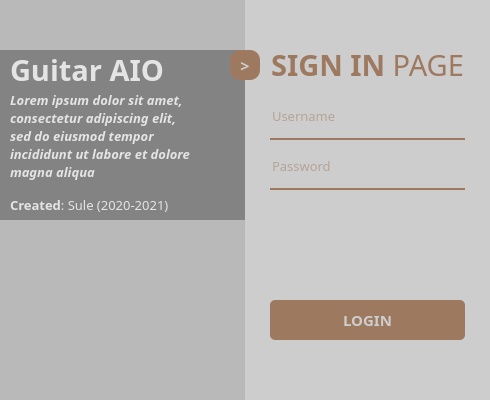
<?xml version="1.0" encoding="UTF-8"?>
<ui version="4.0">
 <class>WelcomeScreen</class>
 <widget class="QMainWindow" name="WelcomeScreen">
  <property name="geometry">
   <rect>
    <x>0</x>
    <y>0</y>
    <width>490</width>
    <height>400</height>
   </rect>
  </property>
  <property name="windowTitle">
   <string>MainWindow</string>
  </property>
  <widget class="QWidget" name="centralwidget">
   <widget class="QFrame" name="frame">
    <property name="geometry">
     <rect>
      <x>0</x>
      <y>0</y>
      <width>490</width>
      <height>400</height>
     </rect>
    </property>
    <property name="styleSheet">
     <string notr="true">QPushButton#btn_fb, #btn_ig, #btn_yt, #btn_in, #btn_git {
	background-color: rgba(0,0,0,0);
	color: rgb(157, 121, 95);
}

QPushButton#btn_login, #btn_switch, #btn_register {
	background-color: rgb(157, 121, 95);
	color: rgb(205,205,205);
	border-radius: 5px;
}
QPushButton#btn_login:hover, #btn_switch:hover, #btn_register:hover {
	background-color: rgb(130, 100, 78);
}
QPushButton#btn_login:pressed, #btn_switch:pressed, #btn_register:pressed {
	background-color: rgb(118, 91, 71);
}</string>
    </property>
    <property name="frameShape">
     <enum>QFrame::StyledPanel</enum>
    </property>
    <property name="frameShadow">
     <enum>QFrame::Raised</enum>
    </property>
    <widget class="QStackedWidget" name="stacked_pages">
     <property name="geometry">
      <rect>
       <x>0</x>
       <y>0</y>
       <width>490</width>
       <height>400</height>
      </rect>
     </property>
     <property name="styleSheet">
      <string notr="true">QStackedWidget#stacked_pages {
	background-color: rgb(205, 205, 205);
}</string>
     </property>
     <property name="currentIndex">
      <number>0</number>
     </property>
     <widget class="QWidget" name="page_login">
      <widget class="QLabel" name="label_bg">
       <property name="geometry">
        <rect>
         <x>0</x>
         <y>0</y>
         <width>245</width>
         <height>400</height>
        </rect>
       </property>
       <property name="styleSheet">
        <string notr="true">border-image: url(:/images/images/bg.jpg);</string>
       </property>
       <property name="text">
        <string/>
       </property>
      </widget>
      <widget class="QLabel" name="label_bg_3">
       <property name="geometry">
        <rect>
         <x>0</x>
         <y>50</y>
         <width>245</width>
         <height>170</height>
        </rect>
       </property>
       <property name="styleSheet">
        <string notr="true">background-color: rgba(0,0,0,75);
border-radius:0px;
</string>
       </property>
       <property name="text">
        <string/>
       </property>
      </widget>
      <widget class="QLabel" name="label_desc">
       <property name="geometry">
        <rect>
         <x>10</x>
         <y>80</y>
         <width>201</width>
         <height>111</height>
        </rect>
       </property>
       <property name="font">
        <font>
         <family>Dubai</family>
         <pointsize>10</pointsize>
         <weight>75</weight>
         <italic>true</italic>
         <bold>true</bold>
        </font>
       </property>
       <property name="styleSheet">
        <string notr="true">color: rgba(255,255,255,200);
background-color: rgba(0,0,0,0);</string>
       </property>
       <property name="text">
        <string>Lorem ipsum dolor sit amet,
consectetur adipiscing elit,
sed do eiusmod tempor
incididunt ut labore et dolore
magna aliqua</string>
       </property>
      </widget>
      <widget class="QLabel" name="label_credits">
       <property name="geometry">
        <rect>
         <x>10</x>
         <y>195</y>
         <width>211</width>
         <height>21</height>
        </rect>
       </property>
       <property name="font">
        <font>
         <family>Dubai</family>
         <pointsize>10</pointsize>
        </font>
       </property>
       <property name="styleSheet">
        <string notr="true">color: rgba(255,255,255,200);
background-color: rgba(0,0,0,0);</string>
       </property>
       <property name="text">
        <string>&lt;html&gt;&lt;head/&gt;&lt;body&gt;&lt;p&gt;&lt;span style=&quot; font-weight:600;&quot;&gt;Created&lt;/span&gt;: Sule (2020-2021)&lt;/p&gt;&lt;/body&gt;&lt;/html&gt;</string>
       </property>
       <property name="alignment">
        <set>Qt::AlignLeading|Qt::AlignLeft|Qt::AlignVCenter</set>
       </property>
      </widget>
      <widget class="QLabel" name="label_name">
       <property name="geometry">
        <rect>
         <x>10</x>
         <y>50</y>
         <width>180</width>
         <height>40</height>
        </rect>
       </property>
       <property name="font">
        <font>
         <family>Dubai</family>
         <pointsize>22</pointsize>
         <weight>75</weight>
         <bold>true</bold>
        </font>
       </property>
       <property name="styleSheet">
        <string notr="true">color: rgba(255,255,255,200);
background-color: rgba(0,0,0,0);</string>
       </property>
       <property name="text">
        <string>Guitar AIO</string>
       </property>
      </widget>
      <widget class="QLabel" name="label_login">
       <property name="geometry">
        <rect>
         <x>245</x>
         <y>35</y>
         <width>245</width>
         <height>60</height>
        </rect>
       </property>
       <property name="font">
        <font>
         <family>Dubai</family>
         <pointsize>22</pointsize>
         <weight>75</weight>
         <bold>true</bold>
        </font>
       </property>
       <property name="styleSheet">
        <string notr="true">color: rgb(157, 121, 95);</string>
       </property>
       <property name="text">
        <string>&lt;html&gt;&lt;head/&gt;&lt;body&gt;&lt;p&gt;SIGN IN &lt;span style=&quot; font-weight:400;&quot;&gt;PAGE&lt;/span&gt;&lt;/p&gt;&lt;/body&gt;&lt;/html&gt;</string>
       </property>
       <property name="alignment">
        <set>Qt::AlignCenter</set>
       </property>
      </widget>
      <widget class="QLineEdit" name="input_name">
       <property name="geometry">
        <rect>
         <x>270</x>
         <y>100</y>
         <width>195</width>
         <height>40</height>
        </rect>
       </property>
       <property name="font">
        <font>
         <family>Dubai</family>
         <pointsize>10</pointsize>
        </font>
       </property>
       <property name="styleSheet">
        <string notr="true">background-color: rgba(0,0,0,0);
border: none;
border-bottom: 2px solid rgba(157, 121, 95, 255);
color: rgba(157, 121, 95, 255);
padding-bottom: 7px;</string>
       </property>
       <property name="alignment">
        <set>Qt::AlignLeading|Qt::AlignLeft|Qt::AlignVCenter</set>
       </property>
       <property name="placeholderText">
        <string>Username</string>
       </property>
      </widget>
      <widget class="QLineEdit" name="input_pw">
       <property name="geometry">
        <rect>
         <x>270</x>
         <y>150</y>
         <width>195</width>
         <height>40</height>
        </rect>
       </property>
       <property name="font">
        <font>
         <family>Dubai</family>
         <pointsize>10</pointsize>
        </font>
       </property>
       <property name="styleSheet">
        <string notr="true">background-color: rgba(0,0,0,0);
border: none;
border-bottom: 2px solid rgba(157, 121, 95, 255);
color: rgba(157, 121, 95, 255);
padding-bottom: 7px;</string>
       </property>
       <property name="echoMode">
        <enum>QLineEdit::Password</enum>
       </property>
       <property name="alignment">
        <set>Qt::AlignLeading|Qt::AlignLeft|Qt::AlignVCenter</set>
       </property>
       <property name="placeholderText">
        <string>Password</string>
       </property>
      </widget>
      <widget class="QPushButton" name="btn_login">
       <property name="geometry">
        <rect>
         <x>270</x>
         <y>300</y>
         <width>195</width>
         <height>40</height>
        </rect>
       </property>
       <property name="font">
        <font>
         <family>Dubai</family>
         <pointsize>11</pointsize>
         <weight>75</weight>
         <bold>true</bold>
        </font>
       </property>
       <property name="styleSheet">
        <string notr="true"/>
       </property>
       <property name="text">
        <string>LOGIN</string>
       </property>
      </widget>
      <widget class="QLabel" name="label_bg_2">
       <property name="geometry">
        <rect>
         <x>0</x>
         <y>0</y>
         <width>245</width>
         <height>400</height>
        </rect>
       </property>
       <property name="styleSheet">
        <string notr="true">background-color: rgba(0,0,0,25);</string>
       </property>
       <property name="text">
        <string/>
       </property>
      </widget>
      <zorder>label_bg</zorder>
      <zorder>label_bg_2</zorder>
      <zorder>label_bg_3</zorder>
      <zorder>label_desc</zorder>
      <zorder>label_credits</zorder>
      <zorder>label_name</zorder>
      <zorder>label_login</zorder>
      <zorder>input_name</zorder>
      <zorder>input_pw</zorder>
      <zorder>btn_login</zorder>
     </widget>
     <widget class="QWidget" name="page_register">
      <widget class="QLabel" name="label_bg_4">
       <property name="geometry">
        <rect>
         <x>245</x>
         <y>0</y>
         <width>245</width>
         <height>400</height>
        </rect>
       </property>
       <property name="styleSheet">
        <string notr="true">border-image: url(:/images/images/bg_flipped.jpg);</string>
       </property>
       <property name="text">
        <string/>
       </property>
      </widget>
      <widget class="QPushButton" name="btn_register">
       <property name="geometry">
        <rect>
         <x>25</x>
         <y>300</y>
         <width>195</width>
         <height>40</height>
        </rect>
       </property>
       <property name="font">
        <font>
         <family>Dubai</family>
         <pointsize>11</pointsize>
         <weight>75</weight>
         <bold>true</bold>
        </font>
       </property>
       <property name="styleSheet">
        <string notr="true"/>
       </property>
       <property name="text">
        <string>REGISTER</string>
       </property>
      </widget>
      <widget class="QLineEdit" name="input_pw_3">
       <property name="geometry">
        <rect>
         <x>25</x>
         <y>250</y>
         <width>195</width>
         <height>40</height>
        </rect>
       </property>
       <property name="font">
        <font>
         <family>Dubai</family>
         <pointsize>10</pointsize>
        </font>
       </property>
       <property name="styleSheet">
        <string notr="true">background-color: rgba(0,0,0,0);
border: none;
border-bottom: 2px solid rgba(157, 121, 95, 255);
color: rgba(157, 121, 95, 255);
padding-bottom: 7px;</string>
       </property>
       <property name="echoMode">
        <enum>QLineEdit::Password</enum>
       </property>
       <property name="alignment">
        <set>Qt::AlignLeading|Qt::AlignLeft|Qt::AlignVCenter</set>
       </property>
       <property name="placeholderText">
        <string>Confirm password</string>
       </property>
      </widget>
      <widget class="QLineEdit" name="input_pw_2">
       <property name="geometry">
        <rect>
         <x>25</x>
         <y>200</y>
         <width>195</width>
         <height>40</height>
        </rect>
       </property>
       <property name="font">
        <font>
         <family>Dubai</family>
         <pointsize>10</pointsize>
        </font>
       </property>
       <property name="styleSheet">
        <string notr="true">background-color: rgba(0,0,0,0);
border: none;
border-bottom: 2px solid rgba(157, 121, 95, 255);
color: rgba(157, 121, 95, 255);
padding-bottom: 7px;</string>
       </property>
       <property name="echoMode">
        <enum>QLineEdit::Password</enum>
       </property>
       <property name="alignment">
        <set>Qt::AlignLeading|Qt::AlignLeft|Qt::AlignVCenter</set>
       </property>
       <property name="placeholderText">
        <string>Password</string>
       </property>
      </widget>
      <widget class="QLineEdit" name="input_email">
       <property name="geometry">
        <rect>
         <x>25</x>
         <y>150</y>
         <width>195</width>
         <height>40</height>
        </rect>
       </property>
       <property name="font">
        <font>
         <family>Dubai</family>
         <pointsize>10</pointsize>
        </font>
       </property>
       <property name="styleSheet">
        <string notr="true">background-color: rgba(0,0,0,0);
border: none;
border-bottom: 2px solid rgba(157, 121, 95, 255);
color: rgba(157, 121, 95, 255);
padding-bottom: 7px;</string>
       </property>
       <property name="alignment">
        <set>Qt::AlignLeading|Qt::AlignLeft|Qt::AlignVCenter</set>
       </property>
       <property name="placeholderText">
        <string>Username</string>
       </property>
      </widget>
      <widget class="QLineEdit" name="input_first">
       <property name="geometry">
        <rect>
         <x>25</x>
         <y>100</y>
         <width>95</width>
         <height>40</height>
        </rect>
       </property>
       <property name="font">
        <font>
         <family>Dubai</family>
         <pointsize>10</pointsize>
        </font>
       </property>
       <property name="styleSheet">
        <string notr="true">background-color: rgba(0,0,0,0);
border: none;
border-bottom: 2px solid rgba(157, 121, 95, 255);
color: rgba(157, 121, 95, 255);
padding-bottom: 7px;</string>
       </property>
       <property name="alignment">
        <set>Qt::AlignLeading|Qt::AlignLeft|Qt::AlignVCenter</set>
       </property>
       <property name="placeholderText">
        <string>First Name</string>
       </property>
      </widget>
      <widget class="QLineEdit" name="input_last">
       <property name="geometry">
        <rect>
         <x>125</x>
         <y>100</y>
         <width>95</width>
         <height>40</height>
        </rect>
       </property>
       <property name="font">
        <font>
         <family>Dubai</family>
         <pointsize>10</pointsize>
        </font>
       </property>
       <property name="styleSheet">
        <string notr="true">background-color: rgba(0,0,0,0);
border: none;
border-bottom: 2px solid rgba(157, 121, 95, 255);
color: rgba(157, 121, 95, 255);
padding-bottom: 7px;</string>
       </property>
       <property name="alignment">
        <set>Qt::AlignLeading|Qt::AlignLeft|Qt::AlignVCenter</set>
       </property>
       <property name="placeholderText">
        <string>Last Name</string>
       </property>
      </widget>
      <widget class="QLabel" name="label_register">
       <property name="geometry">
        <rect>
         <x>0</x>
         <y>35</y>
         <width>245</width>
         <height>60</height>
        </rect>
       </property>
       <property name="font">
        <font>
         <family>Dubai</family>
         <pointsize>22</pointsize>
         <weight>75</weight>
         <bold>true</bold>
        </font>
       </property>
       <property name="styleSheet">
        <string notr="true">color: rgb(157, 121, 95);</string>
       </property>
       <property name="text">
        <string>&lt;html&gt;&lt;head/&gt;&lt;body&gt;&lt;p&gt;SIGN UP &lt;span style=&quot; font-weight:400;&quot;&gt;PAGE&lt;/span&gt;&lt;/p&gt;&lt;/body&gt;&lt;/html&gt;</string>
       </property>
       <property name="alignment">
        <set>Qt::AlignCenter</set>
       </property>
      </widget>
      <widget class="QLabel" name="label_bg_6">
       <property name="geometry">
        <rect>
         <x>245</x>
         <y>50</y>
         <width>245</width>
         <height>170</height>
        </rect>
       </property>
       <property name="styleSheet">
        <string notr="true">background-color: rgba(0,0,0,75);
border-radius:0px;
</string>
       </property>
       <property name="text">
        <string/>
       </property>
      </widget>
      <widget class="QLabel" name="label_credits_2">
       <property name="geometry">
        <rect>
         <x>270</x>
         <y>195</y>
         <width>210</width>
         <height>21</height>
        </rect>
       </property>
       <property name="font">
        <font>
         <family>Dubai</family>
         <pointsize>10</pointsize>
        </font>
       </property>
       <property name="styleSheet">
        <string notr="true">color: rgba(255,255,255,200);
background-color: rgba(0,0,0,0);</string>
       </property>
       <property name="text">
        <string>&lt;html&gt;&lt;head/&gt;&lt;body&gt;&lt;p&gt;&lt;span style=&quot; font-weight:600;&quot;&gt;Created&lt;/span&gt;: Sule (2020-2021)&lt;/p&gt;&lt;/body&gt;&lt;/html&gt;</string>
       </property>
       <property name="alignment">
        <set>Qt::AlignRight|Qt::AlignTrailing|Qt::AlignVCenter</set>
       </property>
      </widget>
      <widget class="QLabel" name="label_name_2">
       <property name="geometry">
        <rect>
         <x>300</x>
         <y>50</y>
         <width>180</width>
         <height>40</height>
        </rect>
       </property>
       <property name="font">
        <font>
         <family>Dubai</family>
         <pointsize>22</pointsize>
         <weight>75</weight>
         <bold>true</bold>
        </font>
       </property>
       <property name="styleSheet">
        <string notr="true">color: rgba(255,255,255,200);
background-color: rgba(0,0,0,0);</string>
       </property>
       <property name="text">
        <string>Guitar AIO</string>
       </property>
       <property name="alignment">
        <set>Qt::AlignRight|Qt::AlignTrailing|Qt::AlignVCenter</set>
       </property>
      </widget>
      <widget class="QLabel" name="label_desc_2">
       <property name="geometry">
        <rect>
         <x>280</x>
         <y>80</y>
         <width>200</width>
         <height>109</height>
        </rect>
       </property>
       <property name="font">
        <font>
         <family>Dubai</family>
         <pointsize>10</pointsize>
         <weight>75</weight>
         <italic>true</italic>
         <bold>true</bold>
        </font>
       </property>
       <property name="styleSheet">
        <string notr="true">color: rgba(255,255,255,200);
background-color: rgba(0,0,0,0);</string>
       </property>
       <property name="text">
        <string>Lorem ipsum dolor sit amet,
consectetur adipiscing elit,
sed do eiusmod tempor
incididunt ut labore et dolore
magna aliqua</string>
       </property>
       <property name="alignment">
        <set>Qt::AlignRight|Qt::AlignTrailing|Qt::AlignVCenter</set>
       </property>
      </widget>
      <widget class="QWidget" name="gridLayoutWidget_3">
       <property name="geometry">
        <rect>
         <x>10</x>
         <y>350</y>
         <width>231</width>
         <height>41</height>
        </rect>
       </property>
       <layout class="QGridLayout" name="grid_social">
        <property name="leftMargin">
         <number>0</number>
        </property>
        <property name="spacing">
         <number>0</number>
        </property>
        <item row="0" column="0">
         <widget class="QPushButton" name="btn_fb">
          <property name="maximumSize">
           <size>
            <width>35</width>
            <height>35</height>
           </size>
          </property>
          <property name="font">
           <font>
            <family>Social Media Circled</family>
            <pointsize>15</pointsize>
           </font>
          </property>
          <property name="styleSheet">
           <string notr="true"/>
          </property>
          <property name="text">
           <string>E</string>
          </property>
         </widget>
        </item>
        <item row="0" column="1">
         <widget class="QPushButton" name="btn_ig">
          <property name="maximumSize">
           <size>
            <width>35</width>
            <height>35</height>
           </size>
          </property>
          <property name="font">
           <font>
            <family>Social Media Circled</family>
            <pointsize>15</pointsize>
           </font>
          </property>
          <property name="text">
           <string>Q</string>
          </property>
         </widget>
        </item>
        <item row="0" column="3">
         <widget class="QPushButton" name="btn_in">
          <property name="maximumSize">
           <size>
            <width>35</width>
            <height>35</height>
           </size>
          </property>
          <property name="font">
           <font>
            <family>Social Media Circled</family>
            <pointsize>15</pointsize>
           </font>
          </property>
          <property name="text">
           <string>C</string>
          </property>
         </widget>
        </item>
        <item row="0" column="2">
         <widget class="QPushButton" name="btn_yt">
          <property name="maximumSize">
           <size>
            <width>35</width>
            <height>35</height>
           </size>
          </property>
          <property name="font">
           <font>
            <family>Social Media Circled</family>
            <pointsize>15</pointsize>
           </font>
          </property>
          <property name="text">
           <string>M</string>
          </property>
         </widget>
        </item>
        <item row="0" column="4">
         <widget class="QPushButton" name="btn_git">
          <property name="maximumSize">
           <size>
            <width>35</width>
            <height>35</height>
           </size>
          </property>
          <property name="font">
           <font>
            <family>Social Media Circled</family>
            <pointsize>15</pointsize>
           </font>
          </property>
          <property name="text">
           <string>)</string>
          </property>
         </widget>
        </item>
       </layout>
      </widget>
      <widget class="QLabel" name="label_bg_5">
       <property name="geometry">
        <rect>
         <x>245</x>
         <y>0</y>
         <width>245</width>
         <height>400</height>
        </rect>
       </property>
       <property name="styleSheet">
        <string notr="true">background-color: rgba(0,0,0,25);</string>
       </property>
       <property name="text">
        <string/>
       </property>
      </widget>
      <zorder>label_bg_4</zorder>
      <zorder>label_bg_5</zorder>
      <zorder>btn_register</zorder>
      <zorder>input_pw_3</zorder>
      <zorder>input_pw_2</zorder>
      <zorder>input_email</zorder>
      <zorder>input_first</zorder>
      <zorder>input_last</zorder>
      <zorder>label_register</zorder>
      <zorder>label_bg_6</zorder>
      <zorder>label_credits_2</zorder>
      <zorder>label_name_2</zorder>
      <zorder>label_desc_2</zorder>
      <zorder>gridLayoutWidget_3</zorder>
     </widget>
    </widget>
    <widget class="QPushButton" name="btn_switch">
     <property name="geometry">
      <rect>
       <x>230</x>
       <y>50</y>
       <width>30</width>
       <height>30</height>
      </rect>
     </property>
     <property name="font">
      <font>
       <family>Dubai</family>
       <pointsize>12</pointsize>
       <weight>75</weight>
       <bold>true</bold>
      </font>
     </property>
     <property name="styleSheet">
      <string notr="true">border-radius:10px;</string>
     </property>
     <property name="text">
      <string>&gt;</string>
     </property>
    </widget>
   </widget>
  </widget>
 </widget>
 <resources>
  <include location="../res.qrc"/>
 </resources>
 <connections/>
</ui>
